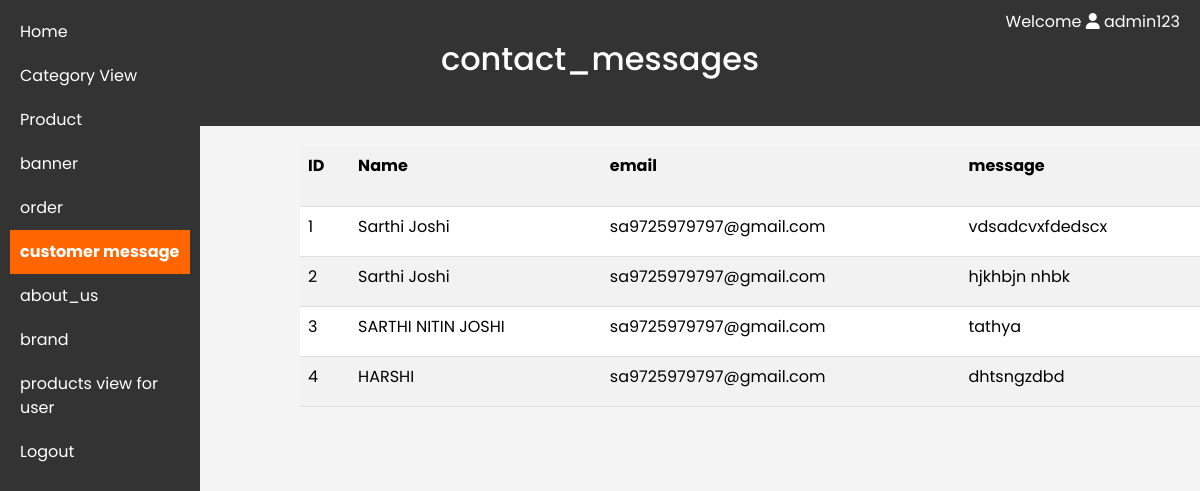
Screenshot of /admin_dashboard/message.php (signed in) with the database file from the repository.
### tables this page shows
CREATE TABLE `contact_messages` (
  `id` int(100) NOT NULL,
  `name` varchar(250) NOT NULL,
  `email` varchar(100) NOT NULL,
  `message` varchar(250) NOT NULL
);

### admin_dashboard/config.php (called while the page is built, shortened)
<?php
$adminUsername = isset($_SESSION['admin_username']) ? $_SESSION['admin_username'] : "Unknown";
?>

### admin_dashboard/message.php (the view, shortened to what this page needs)
<?php
require_once('config.php');
$result = $conn->query("SELECT * FROM contact_messages");
?>
<!DOCTYPE html>
<html lang="en">
<head>
    <link rel="stylesheet" href="https://cdnjs.cloudflare.com/ajax/libs/font-awesome/6.0.0/css/all.min.css">
  <link href="https://cdn.jsdelivr.net/npm/bootstrap@5.3.2/dist/css/bootstrap.min.css" rel="stylesheet">
</head>
<body>
    <nav>
        <a href="dashboard.php">Home</a>
        <a href="category_view.php">Category View</a>
        <a href="all_products.php">Product </a>
        <a href="banner.php">banner</a>
        <a href="order.php">order</a>
        <a href="message.php"  class="banner-link">customer message</a>
        <a href="about_us.php">about_us</a>
        <a href="brand.php">brand</a>
        <a href="product_view_user.php">   products view for user </a>
        <a href="logout.php">Logout</a>
    </nav>
    <header>
        <h2>contact_messages</h2>
        <div class="username"> Welcome  <i class="fas fa-user"></i> <?php echo $adminUsername; ?></div>
    </header>
        <section>
    <main>
        <table class="table table-striped">
            <tr>
                <th>ID</th>
                <th>Name</th>
                <th>email</th>
                <th>message</th>
            </tr>
            <?php
            while ($row = $result->fetch_assoc()) {
                echo "<tr>";
                echo "<td>{$row['id']}</td>";
                echo "<td>{$row['name']}</td>";
                echo "<td>{$row['email']}</td>";
                echo "<td>{$row['message']}</td>";
                echo "</tr>";
            }
            ?>
        </table>
    </main>
</body>
</html>

### admin_dashboard/message.php (style rules this page uses)
body { font-family: 'Poppins'; background-color: #f4f4f4; margin: 0; padding: 0; display: flex; flex-direction: column; }
header { background-color: #333; color: white; padding: 40px; text-align: center; width: 100%; }
table { width: 90%; border-collapse: collapse; border: #f44336; margin-top: 20px; }
th, td { padding: 12px; text-align: left; border-bottom: 1px solid #ddd; }
th { background-color: #4caf50; color: white; }
tr { height: 50px; }
tr:first-child { height: 60px; }
tr:not(:first-child) { height: 50px; }
nav { width: 200px; background-color: #333; color: white; padding: 10px; position: fixed; height: 100vh; display: flex; flex-direction: column; }
nav a { padding: 10px; text-decoration: none; color: white; }
main { margin-left: 300px; }
.banner-link { background-color: #ff6600; font-weight: bold; }
.username { position: absolute; top: 10px; right: 20px; color: white; }

### rows the page displays
contact_messages: id "1", name "Sarthi Joshi", email "sa9725979797@gmail.com", message "vdsadcvxfdedscx"
contact_messages: id "2", name "Sarthi Joshi", email "sa9725979797@gmail.com", message "hjkhbjn nhbk"
contact_messages: id "3", name "SARTHI NITIN JOSHI", email "sa9725979797@gmail.com", message "tathya"
contact_messages: id "4", name "HARSHI", email "sa9725979797@gmail.com", message "dhtsngzdbd"

### other values shown
$adminUsername "admin123"
